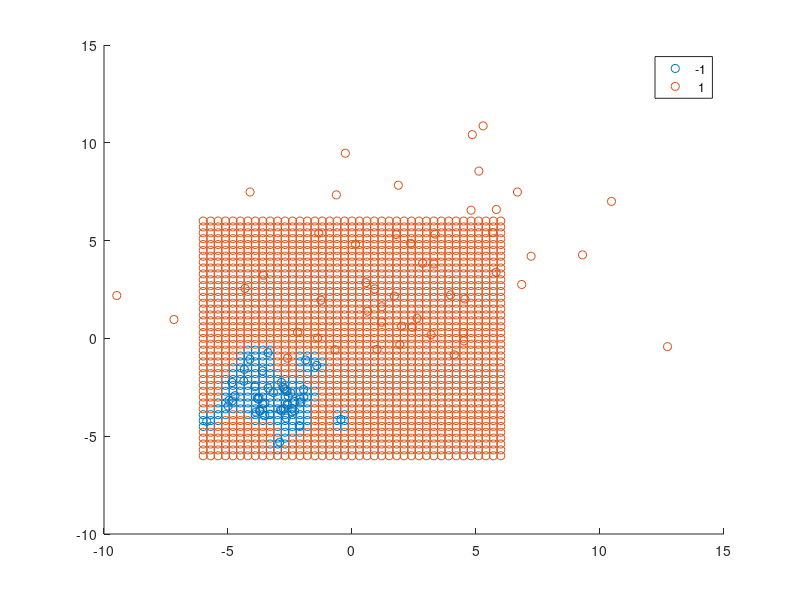

MATLAB code to generate this figure:

close all

% Données d'apprentissage
m1 = 50;
m = 2*m1;
X1 = 3 + 4*randn(m1,2);
X2 = -3 + randn(m1,2);
X = [X1;X2];
Y = ones(m,1);
Y(m1+1:end) = -1;

% Grille de points de test pour visualiser la frontière
[Xt1, Xt2] = meshgrid(-6:0.3:6,-6:0.3:6);
Ntest = size(Xt1,1) * size(Xt1,2);
Xtest = [reshape(Xt1, Ntest,1), reshape(Xt2,Ntest,1)];

% Apprentissage SVM
kernel = 'rbf';
sigma = 8;
C = 1;

svm = fitcsvm(X,Y,'KernelFunction', kernel, 'KernelScale',sigma, 'BoxConstraint', C);

% Classification de la grille de points de test

Ypred =  svm.predict(Xtest);

% Affichage : 
figure;
hold on;
gscatter(X(:,1), X(:,2), Y);
gscatter(Xtest(:,1), Xtest(:,2), Ypred );

